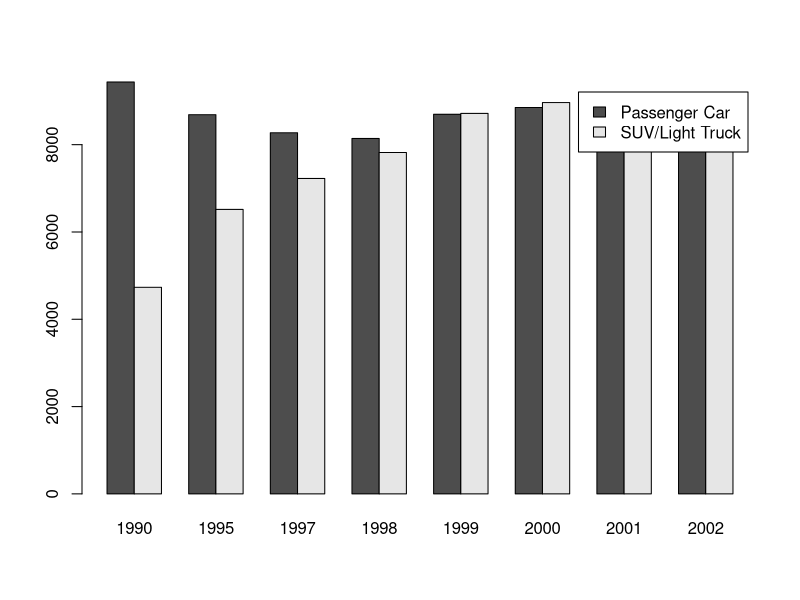

Recreate this plot in R.
# Exercise 02

# a)
# Trong trường hợp này, chúng ta không nên dùng biểu đồ tròn vì nó
# không thể hiện được sự thay đổi cũng như chênh lệch giữa các số 
# liệu trong các năm

# b)
matrix <- matrix(c(9436, 8687, 8273, 8142, 8697, 8852, 8422, 8082,
                   4733, 6517, 7226, 7821, 8717, 8965, 9050, 9036),
                 nrow = 2, byrow = TRUE)
matrix
barplot(matrix, beside = TRUE,
        names.arg = c(1990, 1995, 1997, 1998, 1999, 2000, 2001, 2002),
        legend.text = c("Passenger Car", "SUV/Light Truck")
        )

